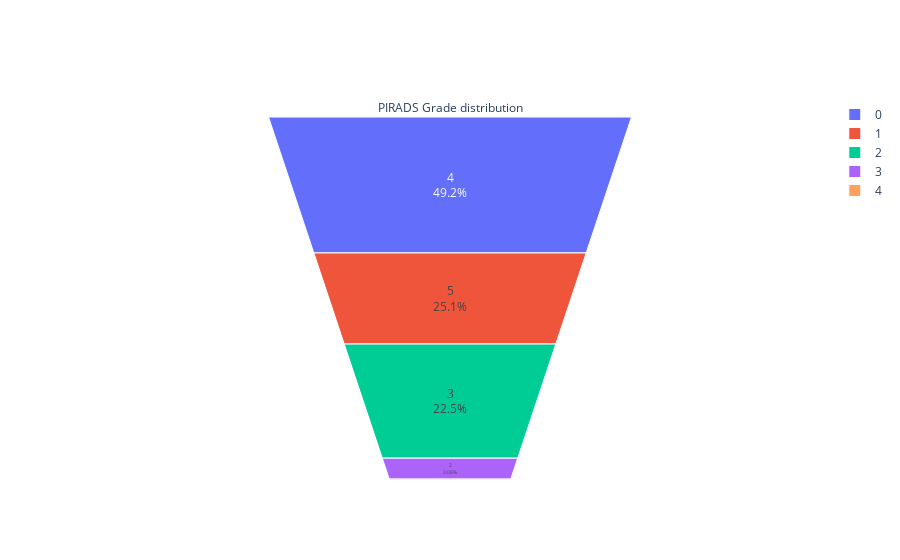

Notebook cell for this chart:
### Code cell
fig = go.Figure(go.Funnelarea(
    text =temp.PIRADS_GRADE,
    values = temp.PIRADS,
    title = {"position": "top center", "text": "PIRADS Grade distribution"}
    ))
fig.show()

### Figure 1 — Plotly figure (JSON) as saved in the notebook; plotly's stock layout.template omitted (floating-point values rounded to 4 significant figures)
{"data": [{"text": [4, 5, 3, 2, 1], "title": {"position": "top center", "text": "PIRADS Grade distribution"}, "type": "funnelarea", "values": [386, 197, 177, 24, 1]}], "layout": {"autosize": true}}
